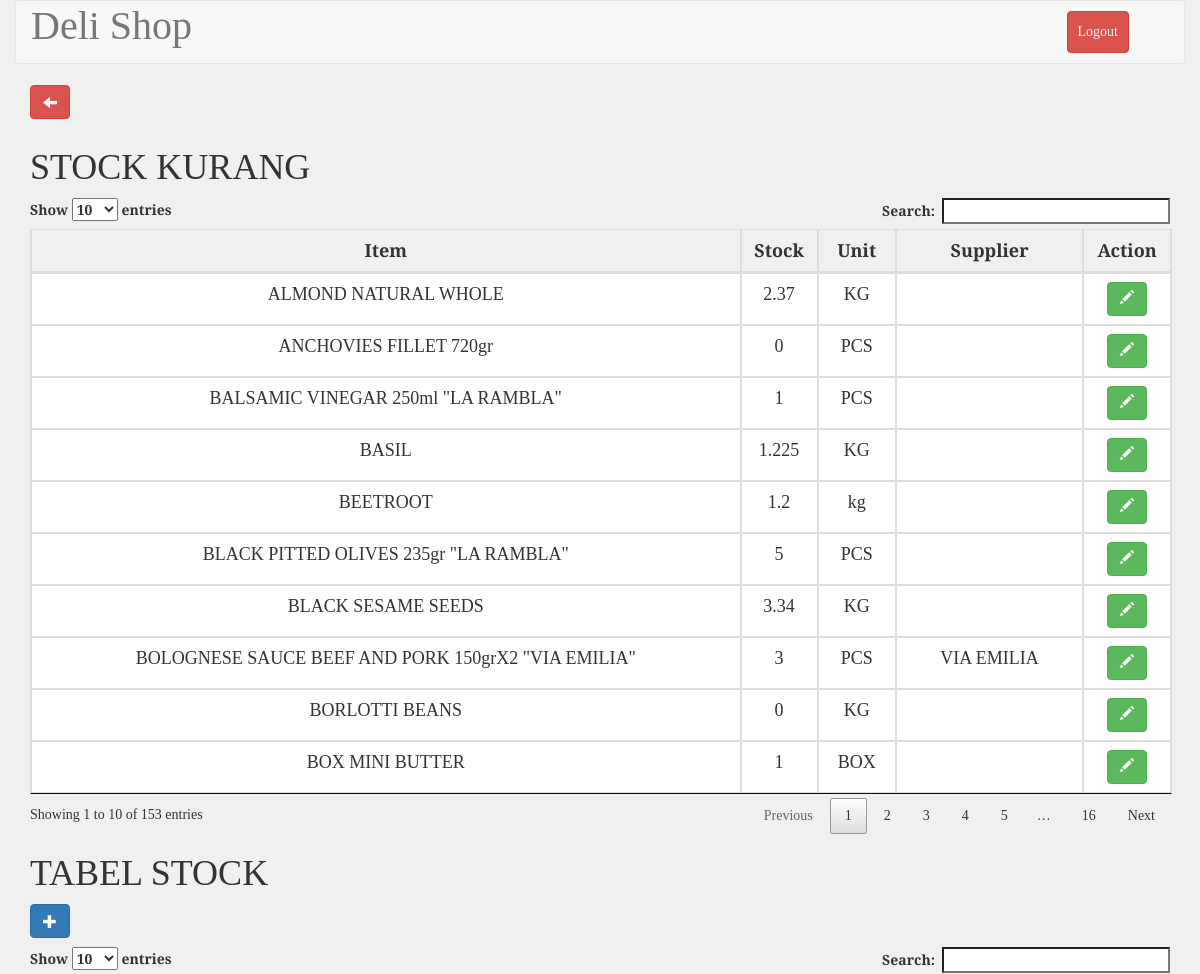
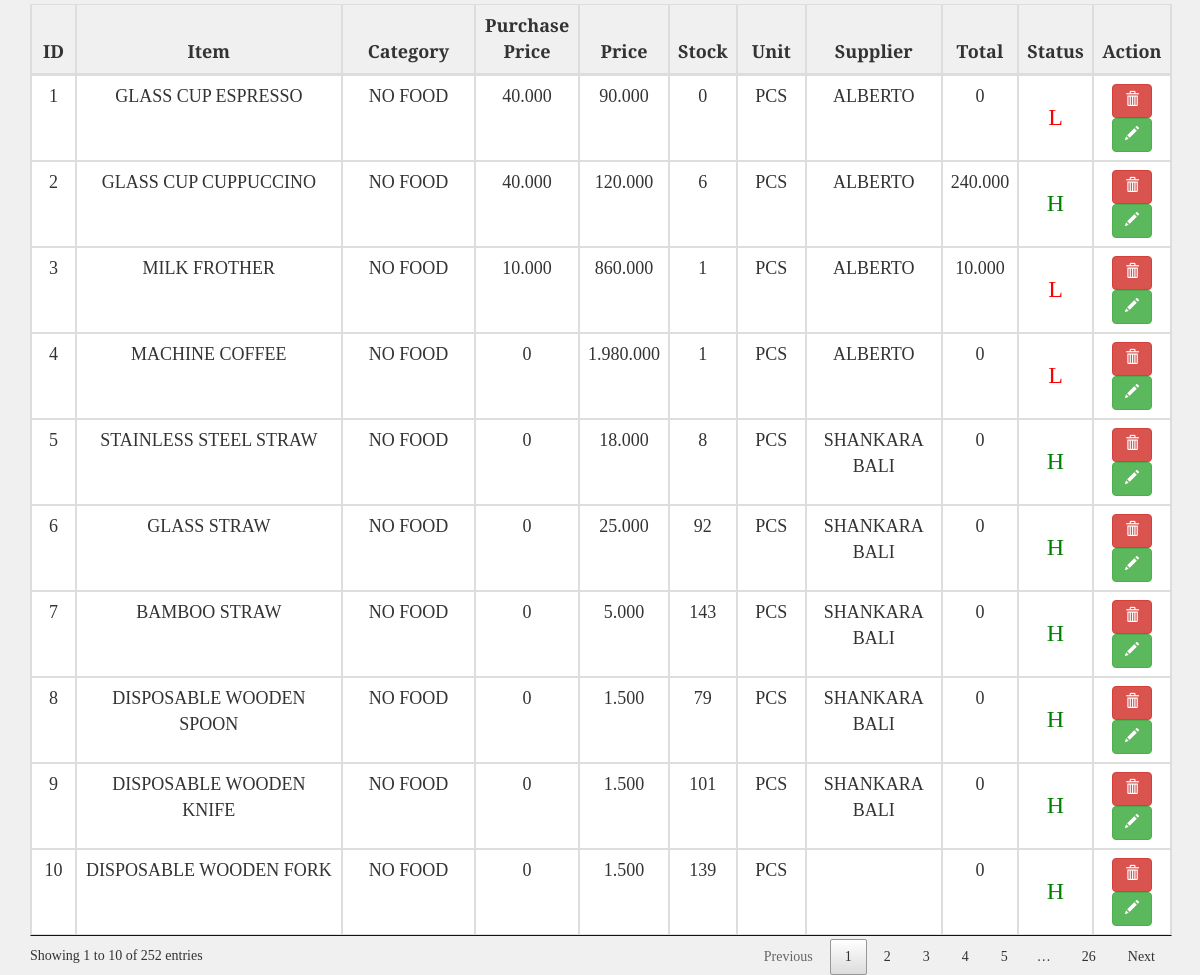
The page /stock.php (signed in) on the database its author committed (2 pictures, top to bottom).
### tables this page shows
CREATE TABLE `tb_barang` (
  `id` int(10) unsigned NOT NULL AUTO_INCREMENT,
  `item` varchar(100) NOT NULL,
  `price` double NOT NULL,
  `stock` float unsigned NOT NULL,
  `unit` varchar(100) NOT NULL,
  `kategori` int(11) NOT NULL,
  `pur_price` double DEFAULT NULL,
  `supplier` int(11) NOT NULL,
  PRIMARY KEY (`id`)
);

CREATE TABLE `tb_supplier` (
  `id_supplier` int(11) NOT NULL AUTO_INCREMENT,
  `nm_supplier` varchar(200) DEFAULT NULL,
  `address` varchar(200) DEFAULT NULL,
  `no_hp` varchar(200) DEFAULT NULL,
  PRIMARY KEY (`id_supplier`)
);

CREATE TABLE `tb_kategori` (
  `id` int(11) NOT NULL AUTO_INCREMENT,
  `date_insert` datetime NOT NULL,
  `nm_kategori` varchar(100) NOT NULL,
  `description` text NOT NULL,
  PRIMARY KEY (`id`)
);

### stock.php (the view, shortened to what this page needs)
<?php
include_once 'koneksi.php';
$barang = mysqli_query($conn, "SELECT tb_barang.`id`, tb_barang.`item`, tb_barang.`price`, tb_barang.`stock`, tb_barang.`unit`, tb_kategori.nm_kategori AS kategori, tb_supplier.`nm_supplier` AS supplier, tb_barang.pur_price FROM tb_barang LEFT JOIN tb_kategori ON tb_barang.`kategori`=tb_kategori.`id` LEFT JOIN tb_supplier ON tb_barang.`supplier`=tb_supplier.`id_supplier` order by id desc;");
$stock_kurang = mysqli_query($conn, "SELECT tb_barang.id, tb_barang.item, tb_barang.stock, tb_barang.unit, tb_supplier.`nm_supplier` AS supplier FROM tb_barang LEFT JOIN tb_supplier ON tb_barang.`supplier`=tb_supplier.`id_supplier` WHERE tb_barang.stock<='5';");
?>
<!DOCTYPE html>
<html>
	<?php include("./templates/header.php"); ?>
	<link rel="stylesheet" type="text/css" href="./css/stockStyle.css">
	<body>
		<div class="container-fluid">
			<div class="row">
				<div class="col-md-12 header">
					<nav class="navbar navbar-default" role="navigation">
						<div class="container-fluid">
							<div class="navbar-header">
								<a class="navbar-brand" style="font-size: 40px;" href="#">Deli Shop</a>
							</div>
							<div class="collapse navbar-collapse navbar-ex1-collapse">
								<ul class="nav navbar-nav navbar-right">
									<li><a type="button" class="btn btn-danger" style="margin: 10px; padding: 10px;" href="logout.php">Logout</a></li>
									<li><a href=""> </a></li>
								</ul>
							</div>
						</div>
					</nav>
				</div>
			</div>
		</div>
		<div class="container">
			<div class="row">
			<div class="col-md-12 ">
			<a type="button" class="btn btn-danger glyphicon glyphicon-arrow-left" href="administrator.php" style="margin:0 5px 10px 0;"></a>
					<h1>STOCK KURANG</h1>
					<table id="example2" class="table table-bordered" style="width: 100%;">
						<thead>
							<tr>
								<th>Item</th>
								<th>Stock</th>
								<th>Unit</th>
								<th>Supplier</th>
								<th>Action</th>
							</tr>
						</thead>
						<tbody>
							<?php
							$no=1;
							foreach ($stock_kurang as $kurang) {?>
							<tr>
								<td><?php echo $kurang['item']?></td>
								<td><?php echo $kurang['stock']?></td>
								<td><?php echo $kurang['unit']?></td>
								<td><?php echo $kurang['supplier']?></td>
								<td>
									<a type="button" class="btn btn-success" href="edit_data.php?id=<?php echo $kurang['id'];?>"><span class="glyphicon glyphicon-pencil"></span></a>
								</td>
							</tr>
							<?php $no++; }?>
						</tbody>
					</table>
				</div>
				<div class="col-md-12">
					<table id="example" class="table table-bordered" style="width: 100%;">
						<h1>TABEL STOCK</h1>
						<a type="button" class="btn btn-primary glyphicon glyphicon-plus" href="add_data.php" style="margin: 0 0 10px 0" ></a>
						<thead>
							<tr>
								<th>ID</th>
								<th>Item</th>
								<th>Category</th>
								<th>Purchase Price</th>
								<th>Price</th>
								<th>Stock</th>
								<th>Unit</th>
								<th>Supplier</th>
								<th>Total</th>
								<th>Status</th>
								<th>Action</th>
							</tr>
						</thead>
						<tbody>
							<?php
							$no=1;
							foreach ($barang as $data) {?>
							<tr>
								<td><?php echo $no ?></td>
								<td><?php echo $data["item"];?></td>
								<td><?php echo $data["kategori"];?></td>
								<td><?php echo rupiah($data["pur_price"]);?></td>
								<td><?php echo rupiah($data["price"]);?></td>
								<td id="stock"><?php echo $data["stock"];?><?php if($data["stock"]<=5){?>
									<?php }elseif($data["stock"]>10 && $data["stock"]<=30){?>
								<?php }?>
								</td>
								<td><?php echo $data["unit"];?></td>
								<td><?php echo $data["supplier"];?></td>
								<td><?php $a = $data["pur_price"];
											$b= $data["stock"];
											$total=$a*$b;
											echo rupiah($total);?></td>
								<td><?php if($data["stock"]<=5){ ?>
									<h3 style="color:red;">L</h3>
								<?php }else{ ?>
									<h3 style="color:green;">H</h3>
								<?php }?></td>
								<td>
									<button class="btn btn-danger deleteItem" id="<?php echo $data['id']; ?>"><span class="glyphicon glyphicon-trash"></span></button>
									<a type="button" class="btn btn-success" href="edit_data.php?id=<?php echo $data['id'];?>"><span class="glyphicon glyphicon-pencil"></span></a>
								</td>
							</tr>
							<?php $no++; }?>
						</tbody>
					</table>
				</div>
			</div>
		</div>
	</body>
</html>

### css/stockStyle.css (style rules this page uses)
html,body { font-family: 'Slabo 27px', serif; background-color: #f0f0f0; }
#example, th, td { font-size: 18px; text-align: center; width: auto; }
.navbar-default .navbar-nav>li>a { color: #f0f0f0 !important; }

### rows shown on the page
tb_barang: item "ANCHOVIES FILLET 720gr", stock "0", unit "PCS"
tb_barang: item "BALSAMIC VINEGAR 250ml \"LA RAMBLA\"", stock "1", unit "PCS"
tb_barang: item "BLACK PITTED OLIVES 235gr \"LA RAMBLA\"", stock "5", unit "PCS"
tb_barang: item "BASIL", stock "1.225", unit "KG"
tb_barang: item "BEETROOT", stock "1.2", unit "kg"
tb_barang: item "BORLOTTI BEANS", stock "0", unit "KG"
tb_barang: item "BLACK SESAME SEEDS", stock "3.34", unit "KG"
tb_barang: item "ALMOND NATURAL WHOLE", stock "2.37", unit "KG"
tb_barang: item "BOX MINI BUTTER", stock "1", unit "BOX"
tb_barang: item "BOLOGNESE SAUCE BEEF AND PORK 150grX2 \"VIA EMILIA\"", stock "3", unit "PCS", tb_supplier.nm_supplier "VIA EMILIA"
tb_barang: item "GLASS CUP ESPRESSO", tb_kategori.nm_kategori "NO FOOD", pur_price "40.000", price "90.000", stock "0", unit "PCS", tb_supplier.nm_supplier "ALBERTO"
tb_barang: item "GLASS CUP CUPPUCCINO", tb_kategori.nm_kategori "NO FOOD", pur_price "40.000", price "120.000", stock "6", unit "PCS", tb_supplier.nm_supplier "ALBERTO", rupiah($total) "240.000", shows "H"
tb_barang: item "MILK FROTHER", tb_kategori.nm_kategori "NO FOOD", pur_price "10.000", price "860.000", stock "1", unit "PCS", tb_supplier.nm_supplier "ALBERTO", rupiah($total) "10.000"
tb_barang: item "MACHINE COFFEE", tb_kategori.nm_kategori "NO FOOD", pur_price "0", price "1.980.000", stock "1", unit "PCS", tb_supplier.nm_supplier "ALBERTO", stock "0"
tb_barang: item "STAINLESS STEEL STRAW", tb_kategori.nm_kategori "NO FOOD", pur_price "0", price "18.000", stock "8", unit "PCS", tb_supplier.nm_supplier "SHANKARA BALI", stock "0"
tb_barang: item "GLASS STRAW", tb_kategori.nm_kategori "NO FOOD", pur_price "0", price "25.000", stock "92", unit "PCS", tb_supplier.nm_supplier "SHANKARA BALI", stock "0"
tb_barang: item "BAMBOO STRAW", tb_kategori.nm_kategori "NO FOOD", pur_price "0", price "5.000", stock "143", unit "PCS", tb_supplier.nm_supplier "SHANKARA BALI", stock "0"
tb_barang: item "DISPOSABLE WOODEN SPOON", tb_kategori.nm_kategori "NO FOOD", pur_price "0", price "1.500", stock "79", unit "PCS", tb_supplier.nm_supplier "SHANKARA BALI", stock "0"
tb_barang: item "DISPOSABLE WOODEN KNIFE", tb_kategori.nm_kategori "NO FOOD", pur_price "0", price "1.500", stock "101", unit "PCS", tb_supplier.nm_supplier "SHANKARA BALI", stock "0"
tb_barang: item "DISPOSABLE WOODEN FORK", tb_kategori.nm_kategori "NO FOOD", pur_price "0", price "1.500", stock "139", unit "PCS", stock "0", shows "H"
